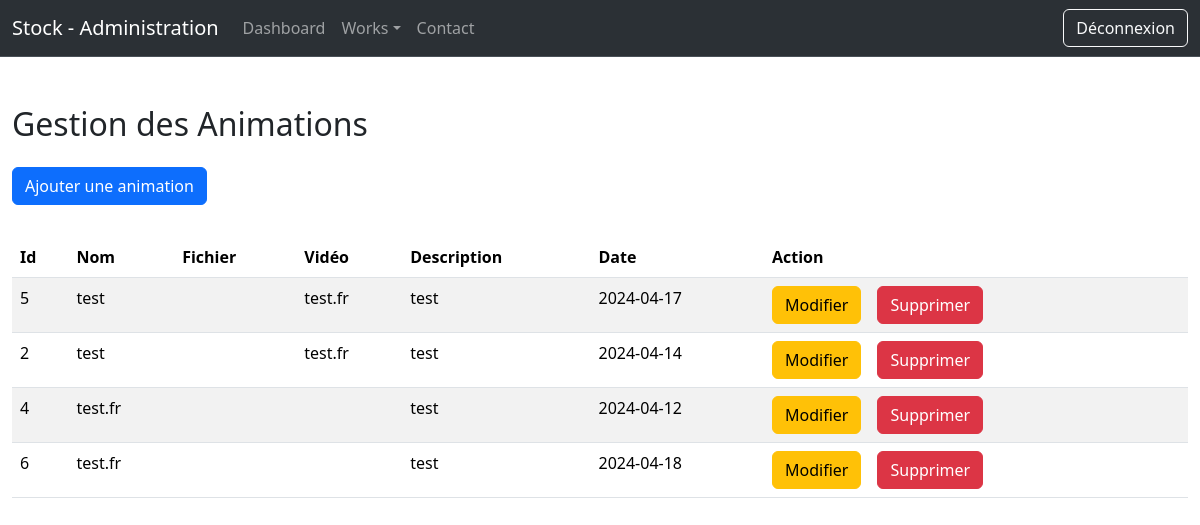
The page /admin/animation.php (signed in) on the database as committed earlier.
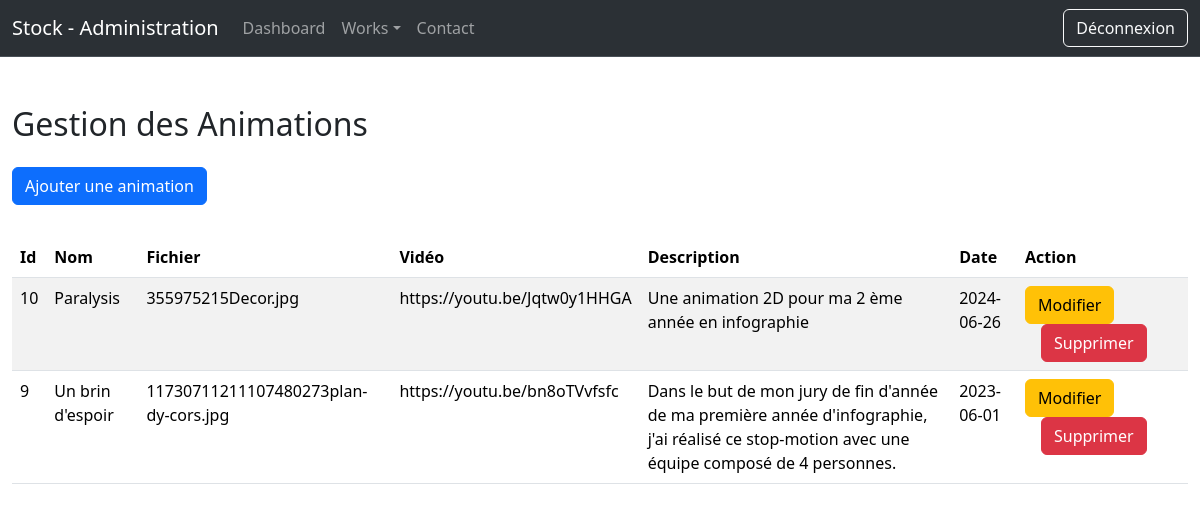
The same page on the database as committed later.
### tables this page shows
CREATE TABLE IF NOT EXISTS `animation` (
  `id` int NOT NULL AUTO_INCREMENT,
  `nom` varchar(255) NOT NULL,
  `fichier` varchar(255) NOT NULL,
  `video` varchar(255) NOT NULL,
  `description` text NOT NULL,
  `date` date NOT NULL,
  PRIMARY KEY (`id`)
);

### admin/animation.php (the view, shortened to what this page needs)
<?php
    require "../connexion.php";
?>
<!DOCTYPE html>
<html lang="en">
<head>
    <link href="https://cdn.jsdelivr.net/npm/bootstrap@5.3.2/dist/css/bootstrap.min.css" rel="stylesheet">
</head>
<body>
    <?php
        include("partials/header.php");
    ?>
    <div class="container-fluid my-5">
     <h2>Gestion des Animations</h2>
     <a href="addAnim.php" class="btn btn-primary my-3">Ajouter une animation</a>
     <table class="table table-striped my-3">
        <thead>
            <tr>
                <th>Id</th>
                <th>Nom</th>
                <th>Fichier</th>
                <th>Vidéo</th>
                <th>Description</th>
                <th>Date</th>
                <th>Action</th>
            </tr>
        </thead>
        <tbody>
            <?php
                $req = $bdd->query("SELECT * FROM animation");
                while($don = $req->fetch())
                {
                    echo "<tr>";
                        echo "<td>".$don['id']."</td>";
                        echo "<td>".$don['nom']."</td>";
                        echo "<td>".$don['fichier']."</td>";
                        echo "<td>".$don['video']."</td>";
                        echo "<td>".$don['description']."</td>";
                        echo "<td>".$don['date']."</td>";
                        echo "<td>";
                            echo "<a href='updateAnim.php?id=".$don['id']."' class='btn btn-warning'>Modifier</a>";
                            echo "<a href='animation.php?delete=".$don['id']."' class='btn btn-danger mx-3'>Supprimer</a>";
                        echo "</td>";
                    echo "</tr>";
                }
            ?>
        </tbody>
     </table>
    </div>
</body>
</html>

Rows that differ between the two databases and show on the page:
removed animation: id "5", nom "test", video "test.fr", description "test", date "2024-04-17"
removed animation: id "2", nom "test", video "test.fr", description "test", date "2024-04-14"
removed animation: id "4", nom "test.fr", description "test", date "2024-04-12"
removed animation: id "6", nom "test.fr", description "test", date "2024-04-18"
added animation: id "10", nom "Paralysis", fichier "355975215Decor.jpg", video "https://youtu.be/Jqtw0y1HHGA", description "Une animation 2D pour ma 2 ème année en infographie", date "2024-06-26"
added animation: id "9", nom "Un brin d'espoir", fichier "11730711211107480273plan-dy-cors.jpg", video "https://youtu.be/bn8oTVvfsfc", description "Dans le but de mon jury de fin d'année de ma première année d'infographie, j'ai réalisé ce stop-motion avec une équipe composé de 4 personnes.", date "2023-06-01"
